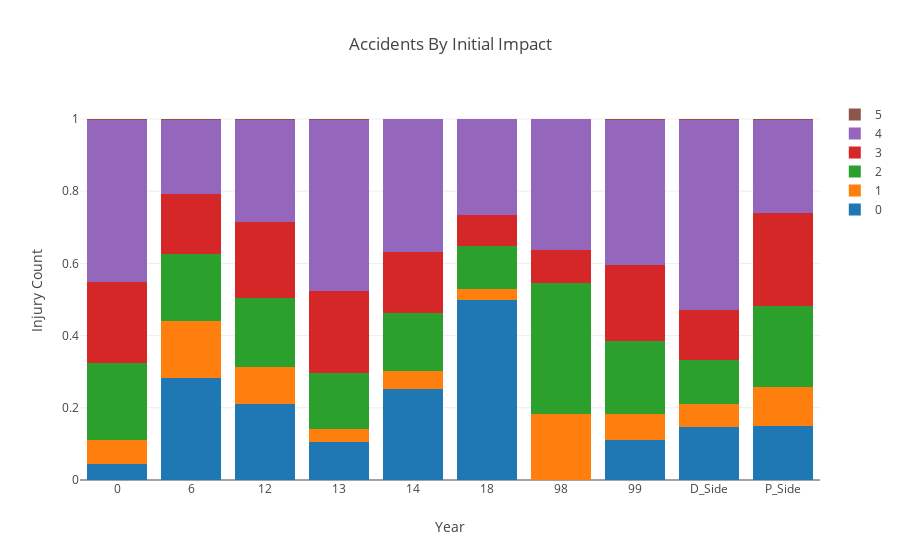

Here is the notebook cell this chart was saved with:
### Code cell
data = [
    Bar(x=ct['inimpact'], y=ct[0], name='0'),
    Bar(x=ct['inimpact'], y=ct[1], name='1'),
    Bar(x=ct['inimpact'], y=ct[2], name='2'),
    Bar(x=ct['inimpact'], y=ct[3], name='3'),
    Bar(x=ct['inimpact'], y=ct[4], name='4'),
    Bar(x=ct['inimpact'], y=ct[5], name='5')
        ]
layout = Layout(title="Accidents By Initial Impact",
                barmode='stack',
                xaxis=dict(title='Year',showticklabels=True, type='category'),
                yaxis=dict(title='Injury Count'))
fig = Figure(data=data, layout=layout)

iplot(fig)

### Figure 1 — Plotly figure (JSON) as saved in the notebook; plotly's stock layout.template omitted (floating-point values rounded to 4 significant figures)
{"data": [{"name": "0", "type": "bar", "x": [0, 6, 12, 13, 14, 18, 98, 99, "D_Side", "P_Side"], "y": [0.04423, 0.2839, 0.2116, 0.1044, 0.2523, 0.5, 0, 0.1098, 0.1457, 0.1495]}, {"name": "1", "type": "bar", "x": [0, 6, 12, 13, 14, 18, 98, 99, "D_Side", "P_Side"], "y": [0.0666, 0.1567, 0.1024, 0.03712, 0.04984, 0.02941, 0.1818, 0.07364, 0.0655, 0.1071]}, {"name": "2", "type": "bar", "x": [0, 6, 12, 13, 14, 18, 98, 99, "D_Side", "P_Side"], "y": [0.2142, 0.1867, 0.1899, 0.1555, 0.161, 0.1176, 0.3636, 0.2016, 0.1221, 0.2261]}, {"name": "3", "type": "bar", "x": [0, 6, 12, 13, 14, 18, 98, 99, "D_Side", "P_Side"], "y": [0.2222, 0.1657, 0.21, 0.2274, 0.1682, 0.08824, 0.09091, 0.2093, 0.138, 0.2562]}, {"name": "4", "type": "bar", "x": [0, 6, 12, 13, 14, 18, 98, 99, "D_Side", "P_Side"], "y": [0.451, 0.2051, 0.2831, 0.4733, 0.3676, 0.2647, 0.3636, 0.4018, 0.5269, 0.2583]}, {"name": "5", "type": "bar", "x": [0, 6, 12, 13, 14, 18, 98, 99, "D_Side", "P_Side"], "y": [0.0018, 0.001713, 0.003015, 0.00232, 0.001038, 0, 0, 0.003876, 0.00182, 0.00291]}], "layout": {"barmode": "stack", "title": "Accidents By Initial Impact", "xaxis": {"showticklabels": true, "title": "Year", "type": "category"}, "yaxis": {"title": "Injury Count"}}}
